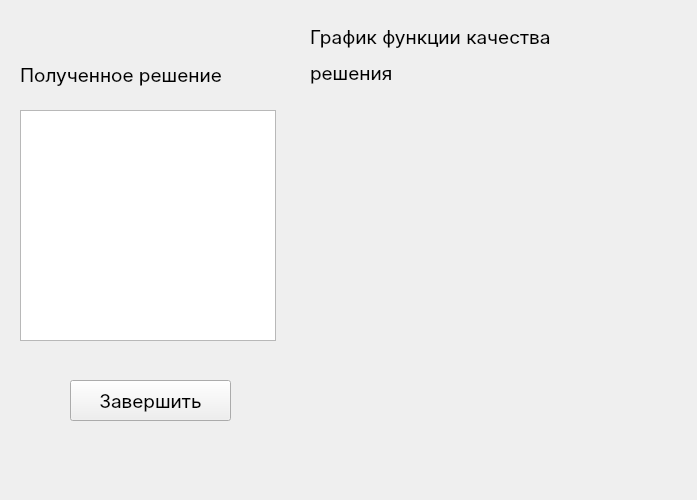
<?xml version="1.0" encoding="UTF-8"?>
<ui version="4.0">
 <class>FinishWindow</class>
 <widget class="QWidget" name="FinishWindow">
  <property name="geometry">
   <rect>
    <x>0</x>
    <y>0</y>
    <width>697</width>
    <height>500</height>
   </rect>
  </property>
  <property name="font">
   <font>
    <family>Inter</family>
    <pointsize>14</pointsize>
   </font>
  </property>
  <property name="windowTitle">
   <string>Form</string>
  </property>
  <widget class="QLabel" name="label">
   <property name="geometry">
    <rect>
     <x>20</x>
     <y>60</y>
     <width>251</width>
     <height>31</height>
    </rect>
   </property>
   <property name="font">
    <font>
     <family>Inter</family>
     <pointsize>14</pointsize>
    </font>
   </property>
   <property name="text">
    <string>&lt;html&gt;&lt;head/&gt;&lt;body&gt;&lt;p&gt;Полученное решение&lt;/p&gt;&lt;/body&gt;&lt;/html&gt;</string>
   </property>
  </widget>
  <widget class="QLabel" name="label_2">
   <property name="geometry">
    <rect>
     <x>310</x>
     <y>20</y>
     <width>301</width>
     <height>71</height>
    </rect>
   </property>
   <property name="font">
    <font>
     <family>Inter</family>
     <pointsize>14</pointsize>
    </font>
   </property>
   <property name="text">
    <string>&lt;html&gt;&lt;head/&gt;&lt;body&gt;&lt;p&gt;График функции качества&lt;/p&gt;&lt;p&gt;решения&lt;/p&gt;&lt;/body&gt;&lt;/html&gt;</string>
   </property>
  </widget>
  <widget class="QTextBrowser" name="solution">
   <property name="geometry">
    <rect>
     <x>20</x>
     <y>110</y>
     <width>256</width>
     <height>231</height>
    </rect>
   </property>
  </widget>
  <widget class="QPushButton" name="closeSolutionButton">
   <property name="geometry">
    <rect>
     <x>70</x>
     <y>380</y>
     <width>161</width>
     <height>41</height>
    </rect>
   </property>
   <property name="text">
    <string>Завершить</string>
   </property>
  </widget>
  <widget class="QWidget" name="verticalLayoutWidget">
   <property name="geometry">
    <rect>
     <x>310</x>
     <y>110</y>
     <width>341</width>
     <height>311</height>
    </rect>
   </property>
   <layout class="QVBoxLayout" name="layoutEval"/>
  </widget>
 </widget>
 <resources/>
 <connections/>
</ui>
